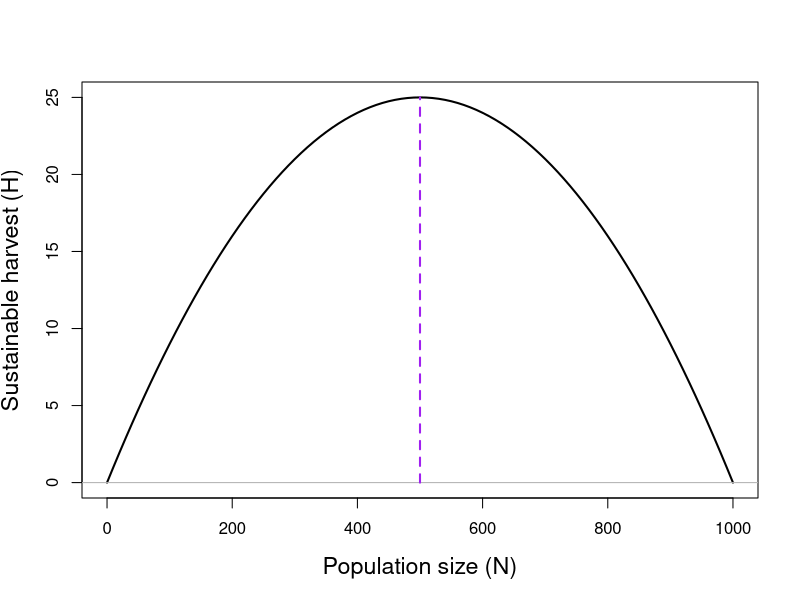
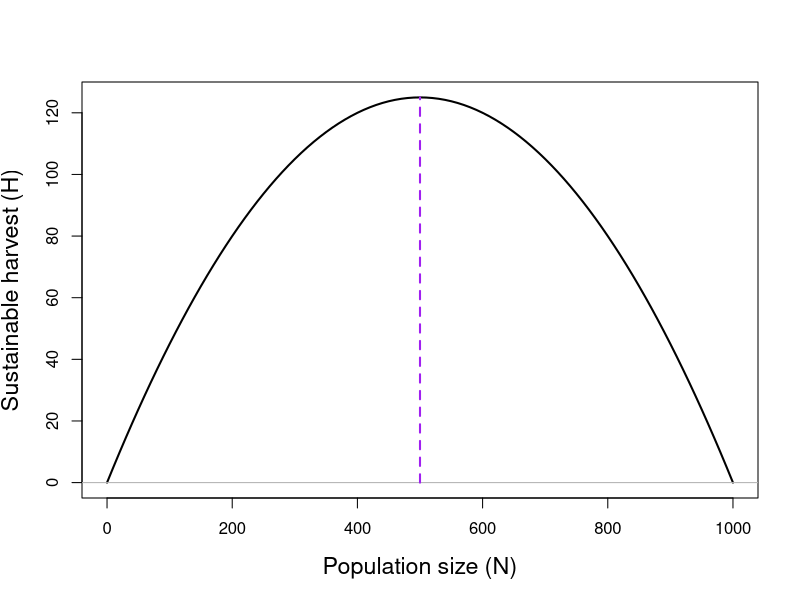
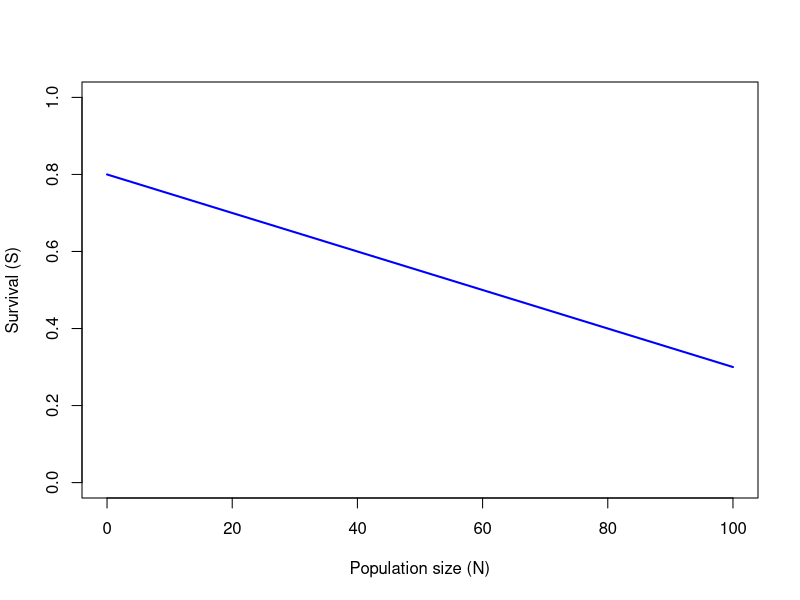
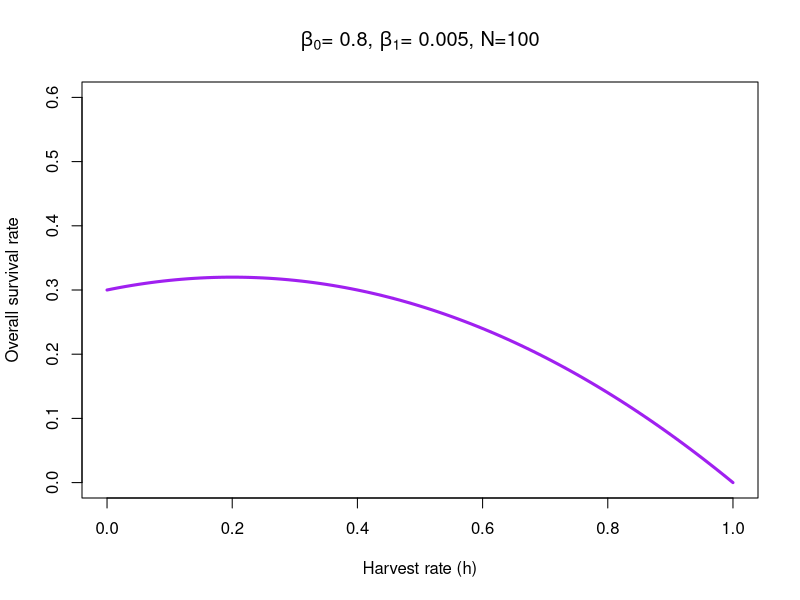

Recreate these plots in R, in order.
## ----eval=FALSE,include=FALSE--------------------------------------------
## source("../../rnw2pdf.R")
## rnw2pdf("lecture-harvest")
## rnw2pdf("lecture-harvest",tangle=TRUE)


## ----msy1,include=FALSE,echo=FALSE---------------------------------------
N <- seq(0, 1000, by=10)
rmax <- 0.1
K <- 1000
H.1 <- N*rmax*(1 - N/K)
#par(mfrow=c(1,2), mai=c(0.7, 0.7, 0.2, 0.2))
#plot(0:T, Nl, xlab="Time", ylab="Population size (N)")
plot(N, H.1, type="l", #asp=1,
     col="black", lwd=2,
     cex.lab=1.4,
     xlab="Population size (N)",
     ylab="Sustainable harvest (H)")
abline(h=0, col=gray(0.7))
segments(K/2, 0, K/2, max(H.1), lty=2, lwd=2, col="purple")


## ----msy2,include=FALSE,echo=FALSE---------------------------------------
N <- seq(0, 1000, by=10)
rmax <- 0.5
K <- 1000
H <- N*rmax*(1 - N/K)
plot(N, H, type="l", #asp=1,
     col="black", lwd=2,
     cex.lab=1.4,
     xlab="Population size (N)",
     ylab="Sustainable harvest (H)")
abline(h=0, col=gray(0.7))
segments(K/2, 0, K/2, max(H), lty=2, lwd=2, col="purple")


## ----phi1,echo=FALSE,include=FALSE,fig.width=8,fig.height=6--------------
plot(function(x) 0.8 - 0.005*x, 0, 100, col="blue",
     xlab="Population size (N)",
     ylab="Survival (S)",
     ylim=c(0, 1), lwd=2)


## ----phibar,include=FALSE,echo=FALSE,fig.height=6,fig.width=8------------
plot(function(h) (1-h)*(0.8 - 0.005*(100 - 100*h)), 0, 1,
     ylim=c(0,0.6), xlab="Harvest rate (h)",
     ylab="Overall survival rate",
     main=expression(paste(beta[0], "= 0.8, ", beta[1], "= 0.005, N=100")),
     lwd=3, col="purple")

